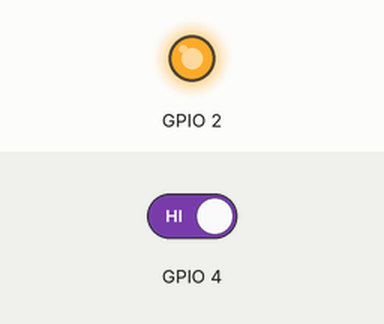
Bench run of a program on a simulated ESP32. Shown: output pins drawn as LEDs (lit = HIGH). The test bench sets the inputs (shaded band); at power-on: GPIO 4 HIGH. WiFi joins after 1.5 s; servers stay silent unless stated; random numbers use the default seed unless the program sets one; no MQTT or app messages arrive unless stated; what the program prints to the serial monitor is not drawn.

Above: at 6.2 s.
6.3 s: GPIO 4 driven LOW
At 6.6 s:
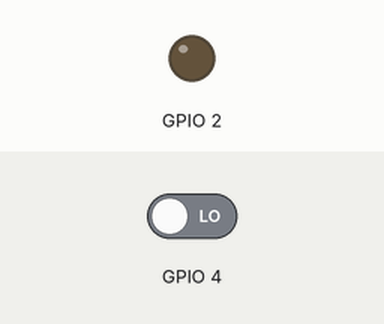
7.8 s: GPIO 4 driven HIGH
At 8.8 s:
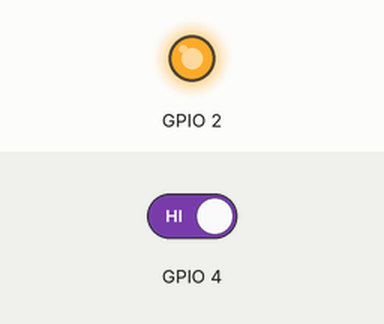
Timing chart, 0 to 10.8 s (numbered marks = the images above; inputs shaded):
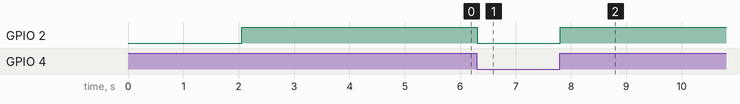

The program:

main.cpp
```cpp
#include <Arduino.h>
#include <WiFiClientSecure.h>
#include <MQTT.h>
#include <ArduinoJson.h>
#include "config.h"

const char ssid[] = "Aliyu";
const char pass[] = "macbooker";
unsigned long now = millis();
unsigned long lastTrigger = 0;
WiFiClient net;
MQTTClient client;
unsigned long lastMillis = 0;

void connect() {
  Serial.print("checking wifi...");
  while (WiFi.status() != WL_CONNECTED) {
    Serial.print(".");
    delay(1000);
  }

  Serial.print("\nconnecting...");
  while (!client.connect("ESP32", CONFIG_BROKER_USERNAME, CONFIG_BROKER_PASSWORD)) {
    Serial.print(".");
    delay(1000);
  }

  Serial.println("\nconnected!");
}

void messageReceived(String &topic, String &payload) {
  Serial.println("incoming: " + topic + " - " + payload);
  client.publish(CONFIG_TOPIC_SWITCH_STATE, payload);
}

void subscribeTopics() {
  client.subscribe(CONFIG_TOPIC_SWITCH_SET);
}
String makeJsonString(String key, int value) {
  StaticJsonDocument<128> doc;
  doc[key.c_str()] = value;
  String output;
  serializeJson(doc, output);
  Serial.println(output);
  return output;
}
void publishDummyData() {
  Serial.println("------------------------");
  int dummyTemp = random(20, 35);
  client.publish(CONFIG_TOPIC_SENSOR_DATA, makeJsonString(CONFIG_SENSOR_BUILDIN_TEMP_VALUE_KEY, dummyTemp));

  int dummyHummy = random(0, 50);
  client.publish(CONFIG_TOPIC_SENSOR_DATA, makeJsonString(CONFIG_SENSOR_BUILDIN_HUMIDITY_VALUE_KEY, dummyHummy));

  int dummyCO2 = random(900, 1200);
  client.publish(CONFIG_TOPIC_SENSOR_DATA, makeJsonString(CONFIG_SENSOR_BUILDIN_CO2_VALUE_KEY, dummyCO2));

  int dummyTVOC = random(0, 500);
  client.publish(CONFIG_TOPIC_SENSOR_DATA, makeJsonString(CONFIG_SENSOR_BUILDIN_TVOC_VALUE_KEY, dummyTVOC));

  Serial.println("-----Dummy Data Sent----");
}


void setup() {
  Serial.begin(115200);
  WiFi.begin(ssid, pass);


  client.begin(CONFIG_BROKER_URL, 1883, net);
  client.onMessage(messageReceived);
  pinMode(2,OUTPUT);
  pinMode(4, INPUT);
  connect();
  subscribeTopics();
}

void loop() {
  // if(now - lastTrigger > 1000){
  //   lastTrigger = millis();
  //   int state = digitalRead(2);
  //   if(state ==0){

  //   }

  // }
  if(digitalRead(4)==0){
    digitalWrite(2,LOW);
    client.publish(CONFIG_TOPIC_SWITCH_STATE, "OFF");
  }
  if(digitalRead(4)==1){
    digitalWrite(2,HIGH);
    client.publish(CONFIG_TOPIC_SWITCH_STATE, "ON");
  }
  client.loop();
  delay(10);
  if (!client.connected()) {
    connect();
  } else {
    if (millis() - lastMillis > 3000) {
      lastMillis = millis();
      publishDummyData();
    }
  }
}
```

config.h
```cpp
#define CONFIG_BROKER_URL    "192.168.43.223"
#define CONFIG_BROKER_USERNAME "mqtt_1"
#define CONFIG_BROKER_PASSWORD "0000"

#define CONFIG_TOPIC_SENSOR_DATA       "indicator/sensor"

#define CONFIG_SENSOR_BUILDIN_CO2_VALUE_KEY       "co2"
#define CONFIG_SENSOR_BUILDIN_TVOC_VALUE_KEY      "tvoc"
#define CONFIG_SENSOR_BUILDIN_TEMP_VALUE_KEY      "temp"
#define CONFIG_SENSOR_BUILDIN_HUMIDITY_VALUE_KEY  "humidity"

#define CONFIG_TOPIC_SWITCH_STATE    "indicator/switch/state"
#define CONFIG_TOPIC_SWITCH_SET      "indicator/switch/set"
```

Measured:
- after the input at 6.3 s, GPIO 2: HIGH → LOW at once
- after the input at 7.8 s, GPIO 2: LOW → HIGH at once
